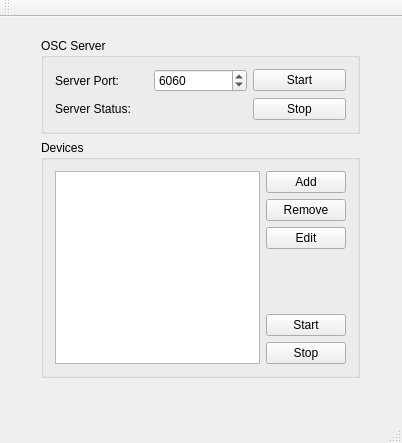
<?xml version="1.0" encoding="UTF-8"?>
<ui version="4.0">
 <class>MainWindow</class>
 <widget class="QMainWindow" name="MainWindow">
  <property name="geometry">
   <rect>
    <x>0</x>
    <y>0</y>
    <width>402</width>
    <height>443</height>
   </rect>
  </property>
  <property name="sizePolicy">
   <sizepolicy hsizetype="Fixed" vsizetype="Fixed">
    <horstretch>0</horstretch>
    <verstretch>0</verstretch>
   </sizepolicy>
  </property>
  <property name="minimumSize">
   <size>
    <width>402</width>
    <height>443</height>
   </size>
  </property>
  <property name="maximumSize">
   <size>
    <width>402</width>
    <height>443</height>
   </size>
  </property>
  <property name="windowTitle">
   <string>OSC Bridge 2</string>
  </property>
  <widget class="QWidget" name="centralWidget">
   <widget class="QWidget" name="layoutWidget">
    <property name="geometry">
     <rect>
      <x>30</x>
      <y>10</y>
      <width>341</width>
      <height>362</height>
     </rect>
    </property>
    <layout class="QGridLayout" name="gridLayout_3">
     <item row="0" column="0">
      <widget class="QGroupBox" name="groupBox">
       <property name="title">
        <string>OSC Server</string>
       </property>
       <layout class="QHBoxLayout" name="horizontalLayout">
        <item>
         <layout class="QGridLayout" name="gridLayout">
          <item row="0" column="0">
           <widget class="QLabel" name="portLabel_static">
            <property name="text">
             <string>Server Port:</string>
            </property>
           </widget>
          </item>
          <item row="0" column="5">
           <widget class="QPushButton" name="ServerStartButton">
            <property name="text">
             <string>Start</string>
            </property>
           </widget>
          </item>
          <item row="4" column="5">
           <widget class="QPushButton" name="ServerStopButton">
            <property name="text">
             <string>Stop</string>
            </property>
           </widget>
          </item>
          <item row="4" column="0">
           <widget class="QLabel" name="statusLabel_static">
            <property name="text">
             <string>Server Status:</string>
            </property>
           </widget>
          </item>
          <item row="4" column="2">
           <widget class="QLabel" name="ServerStatusLabel">
            <property name="text">
             <string/>
            </property>
           </widget>
          </item>
          <item row="0" column="2">
           <widget class="QSpinBox" name="PortSipinBox">
            <property name="minimum">
             <number>0</number>
            </property>
            <property name="maximum">
             <number>65535</number>
            </property>
            <property name="value">
             <number>6060</number>
            </property>
           </widget>
          </item>
         </layout>
        </item>
       </layout>
      </widget>
     </item>
     <item row="1" column="0">
      <widget class="QGroupBox" name="groupBox_2">
       <property name="title">
        <string>Devices</string>
       </property>
       <layout class="QGridLayout" name="gridLayout_2">
        <item row="4" column="2">
         <widget class="QPushButton" name="StartDeviceButton">
          <property name="text">
           <string>Start</string>
          </property>
         </widget>
        </item>
        <item row="5" column="2">
         <widget class="QPushButton" name="StopDeviceButton">
          <property name="text">
           <string>Stop</string>
          </property>
         </widget>
        </item>
        <item row="3" column="2">
         <spacer name="verticalSpacer">
          <property name="orientation">
           <enum>Qt::Vertical</enum>
          </property>
          <property name="sizeHint" stdset="0">
           <size>
            <width>38</width>
            <height>58</height>
           </size>
          </property>
         </spacer>
        </item>
        <item row="0" column="2">
         <widget class="QPushButton" name="AddDeviceButton">
          <property name="sizePolicy">
           <sizepolicy hsizetype="Minimum" vsizetype="Fixed">
            <horstretch>0</horstretch>
            <verstretch>0</verstretch>
           </sizepolicy>
          </property>
          <property name="text">
           <string>Add</string>
          </property>
         </widget>
        </item>
        <item row="0" column="0" rowspan="6">
         <widget class="QTableView" name="deviceView"/>
        </item>
        <item row="1" column="2">
         <widget class="QPushButton" name="RemoveDeviceButton">
          <property name="text">
           <string>Remove</string>
          </property>
         </widget>
        </item>
        <item row="2" column="2">
         <widget class="QPushButton" name="EditDeviceButton">
          <property name="text">
           <string>Edit</string>
          </property>
         </widget>
        </item>
       </layout>
      </widget>
     </item>
    </layout>
   </widget>
  </widget>
  <widget class="QMenuBar" name="menuBar">
   <property name="geometry">
    <rect>
     <x>0</x>
     <y>0</y>
     <width>402</width>
     <height>22</height>
    </rect>
   </property>
  </widget>
  <widget class="QToolBar" name="mainToolBar">
   <attribute name="toolBarArea">
    <enum>TopToolBarArea</enum>
   </attribute>
   <attribute name="toolBarBreak">
    <bool>false</bool>
   </attribute>
  </widget>
  <widget class="QStatusBar" name="statusBar"/>
 </widget>
 <layoutdefault spacing="6" margin="11"/>
 <resources/>
 <connections/>
</ui>
